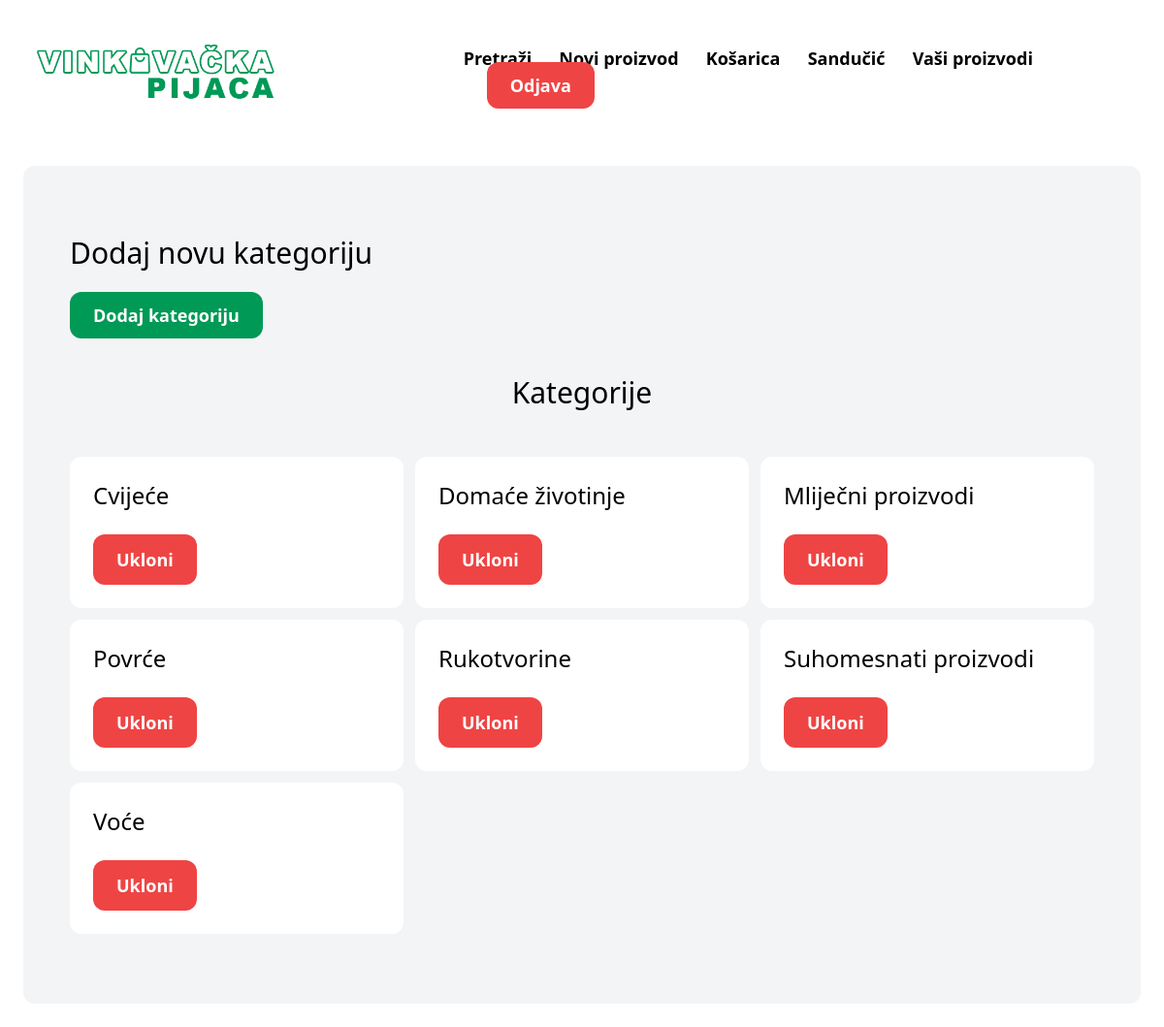
/categories/ (signed in), run on the app's committed database.
### item/models.py (models this page shows, shortened)
class Category(models.Model):
    naziv = models.CharField(max_length=255)
    class Meta:
        ordering = ('naziv',)
        verbose_name_plural = 'Categories'

### item/views.py (the view)
# urls.py: path('categories/', views.categories, name='categories'),
@login_required
def categories(request):
    categories = Category.objects.all()
    return render(request, 'item/categories.html', {
        'categories': categories,
    })

### item/templates/item/categories.html (shortened to what this page needs)
{% extends 'home/base.html' %}
{% block content %}
<div class="mt-6 px-6 py-6 bg-gray-100 rounded-xl">
    <div class="px-6 py-12 bg-gray-100 rounded-xl">
        <h2 class="mb-8 text-3xl">Dodaj novu kategoriju</h2>
        <a href="{% url 'item:new_category' %}" id="inb" class="px-6 py-3 text-lg font-semibold text-white rounded-xl">Dodaj kategoriju</a>
        <h1 class="mt-12 text-3xl text-center">Kategorije</h1>
        <div class="grid grid-cols-3 gap-3 mt-12">
            {% for category in categories %}
                <div>
                    <a href="{% url 'item:items' %}?category={{ category.id }}">
                        <div class="p-6 bg-white rounded-xl">
                            <h2 class="text-2xl">{{ category.naziv }}</h2>
                            <a href="{% url 'item:delete_category' category.id %}" class="inline-block mt-6 px-6 py-3 text-lg font-semibold bg-red-500 text-white rounded-xl hover:bg-red-700">Ukloni</a>
                        </div>
                    </a>
                </div>
            {% endfor %}
        </div>
    </div>
</div>
{% endblock %}

### home/templates/home/base.html (style rules this page uses)
#inb { background-color: #009956; }

### data on the page
Category: naziv "Cvijeće"
Category: naziv "Domaće životinje"
Category: naziv "Mliječni proizvodi"
Category: naziv "Povrće"
Category: naziv "Rukotvorine"
Category: naziv "Suhomesnati proizvodi"
Category: naziv "Voće"
